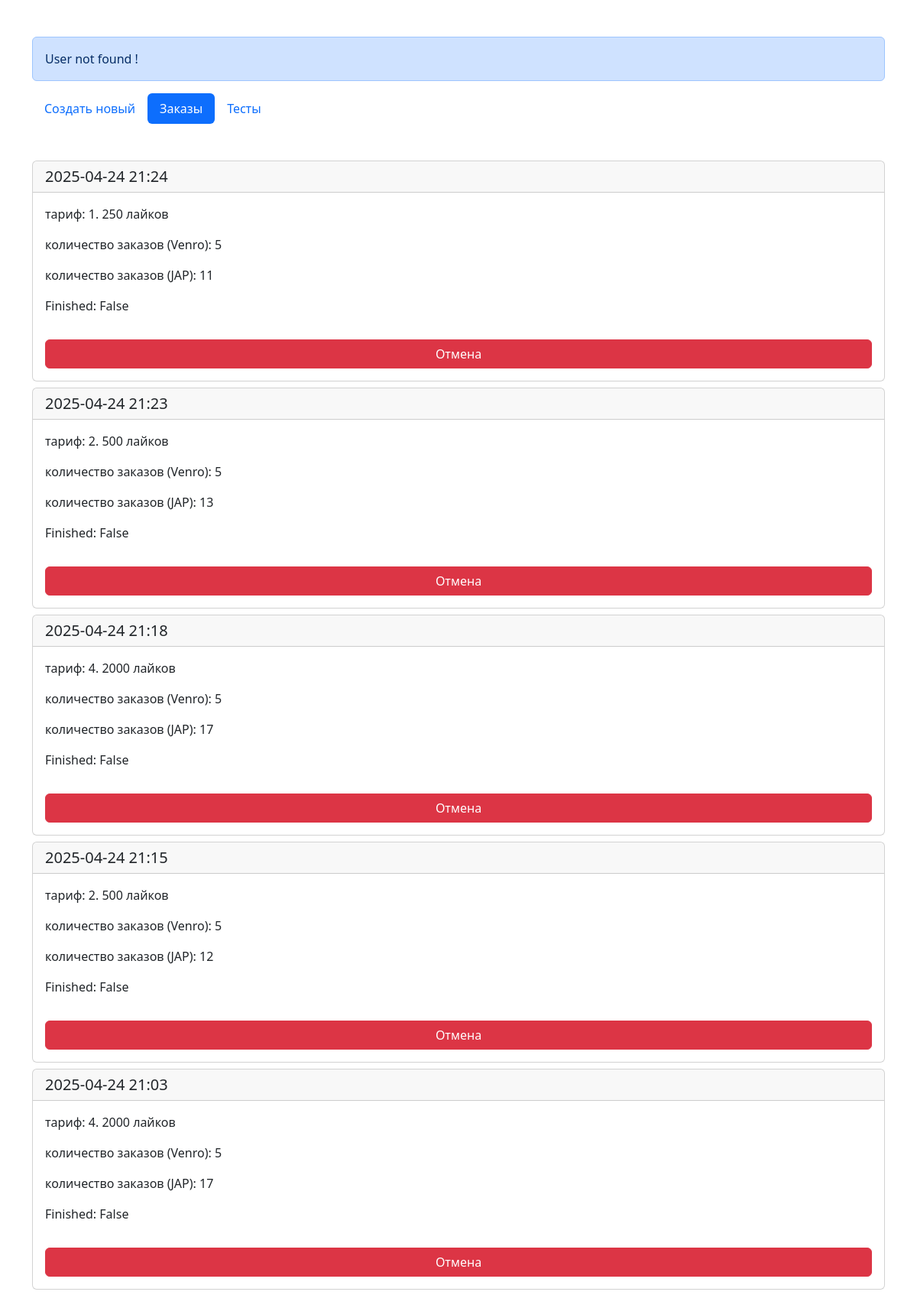
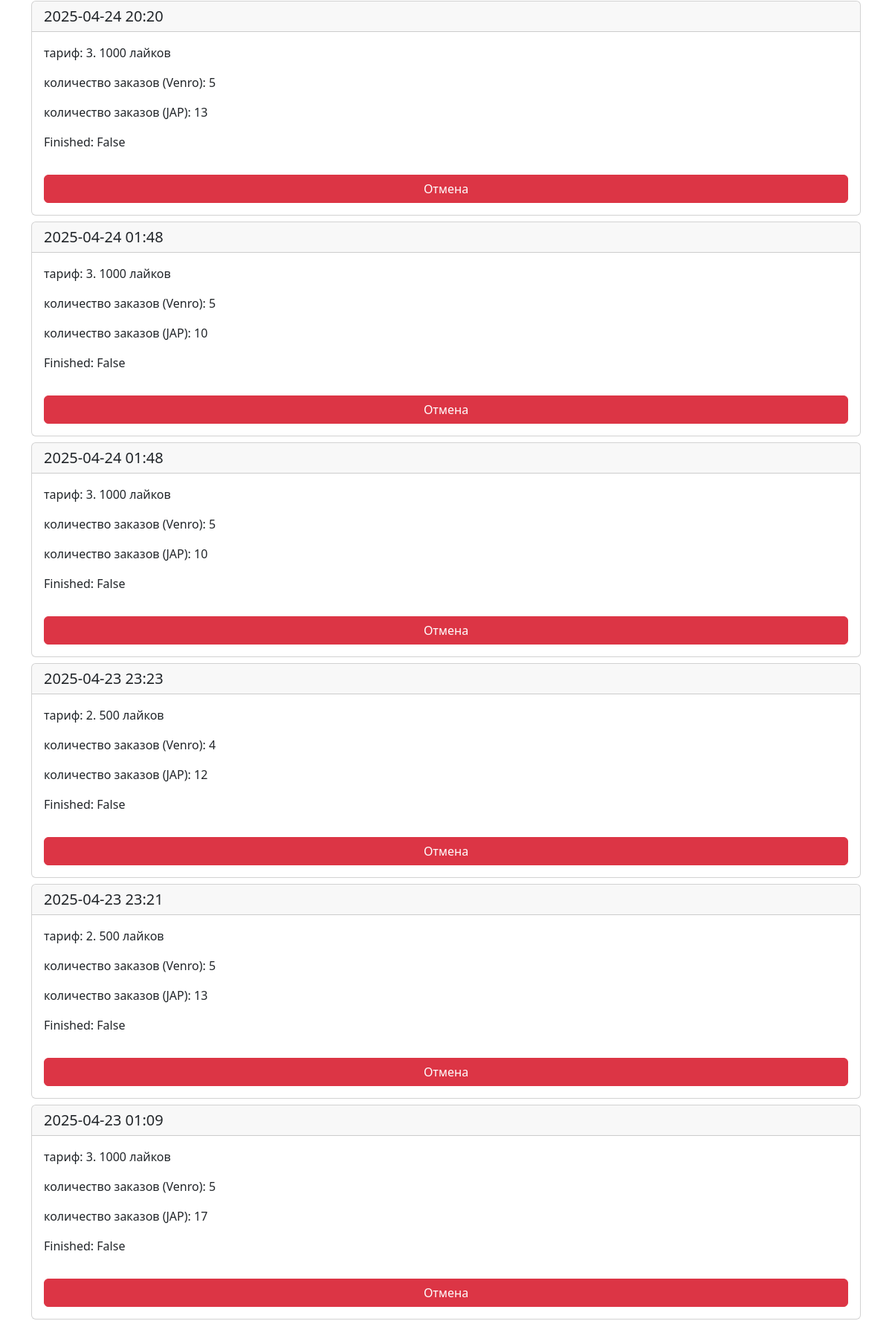
The page /app/orders/ (upper part) on the database its author committed (2 pictures, top to bottom).
### main/models.py (models this page shows, shortened)
class Order(models.Model):
    user = models.ForeignKey(User, on_delete=models.SET_NULL, blank=True, null=True)
    date = models.DateTimeField(auto_now_add=True, blank=True, null=True)
    tarif = models.ForeignKey(Tarif, on_delete=models.SET_NULL, blank=True, null=True)
    client = models.ForeignKey(Client, on_delete=models.SET_NULL, blank=True, null=True)
    link = models.TextField(blank=True, null=True)
    orders = models.TextField(blank=True, null=True)
    jap_orders = models.TextField(blank=True, null=True)
    for_test = models.BooleanField(default=False)
    publication = models.IntegerField("Публикаций", default=0)
    finished = models.BooleanField(default=False)
    @property
    def count_orders(self):
        orders = self.orders.split(',') if self.orders else ','
        return orders.__len__()-1
    @property
    def count_jap_orders(self):
        orders = self.jap_orders.split(',') if self.jap_orders else ','
        return orders.__len__()-1

class Tarif(models.Model):
    name = models.CharField("Название тарифа", max_length=250)
    like = models.IntegerField("Лайков", default=0)
    like_speed = models.IntegerField("Скорость. Лайков", default=0)
    coverage = models.IntegerField("Охват", default=0)
    coverage_speed = models.IntegerField("Скорость. Охват", default=0)
    saved = models.IntegerField("Сохраненные", default=0)
    saved_speed = models.IntegerField("Скорость. Сохраненные", default=0)
    views = models.IntegerField("Просмотров", default=0)
    jap_quantity = models.IntegerField("Quantity JAP", default=0)
    jap_runs = models.IntegerField("Runs JAP", default=0)
    jap_interval = models.IntegerField("Interval (in minutes) JAP", default=0)
    repost = models.IntegerField("Репост", default=0)
    repost_speed = models.IntegerField("Скорость. Репост", default=0)
    class Meta:
        verbose_name = "Тариф"
        verbose_name_plural = "Тарифы"
        ordering = ['name']

### main/views.py (the view)
# urls.py: path('orders/', orders, name='orders'),
def orders(request):
    orders = Order.objects.filter(for_test=False).order_by('-id')
    return render(request, 'orders.html', {'orders': orders})

### templates/orders.html (shortened to what this page needs)
<!DOCTYPE html>
<html lang="en">
<head>
    <link href="https://cdn.jsdelivr.net/npm/bootstrap@5.3.3/dist/css/bootstrap.min.css" rel="stylesheet">
</head>
<body>
    <div id="error" class="mt-5 container">
        <div class="alert alert-primary fade show" role="alert">
            User not found !
        </div>
    </div>
    <div class="container" id="main_content">
        <ul class="nav nav-pills mt-3">
            <li class="nav-item">
                <a class="nav-link" href="/app/">Создать новый</a>
            </li>
            <li class="nav-item">
                <a class="nav-link active" href="#">Заказы</a>
            </li>
            <li class="nav-item">
                <a class="nav-link" href="/app/test_orders/">Тесты</a>
            </li>
        </ul>
        <div class="cards mt-5">
            {% for order in orders %}
                <div class="card mb-2
                    ">
                    <h5 class="card-header">{{order.date|date:'Y-m-d H:i'}}</h5>
                    <div class="card-body">
                        <p class="card-text">тариф: {{order.tarif.name}}</p>
                        <p class="card-text">количество заказов (Venro): {{order.count_orders}}</p>
                        <p class="card-text">количество заказов (JAP): {{order.count_jap_orders}}</p>
                        <p class="card-text">Finished: {{order.finished}}</p>
                        <button type="button" class="btn btn-danger w-100 mt-3" data-bs-toggle="modal" data-bs-target="#exampleModal{{order.id}}">Отмена</button>
                    </div>
                </div>
            {% endfor %}
        </div>
    </div>
</body>
</html>

### rows shown on the page
Order: date "2025-04-24 21:24", tarif.name "1. 250 лайков", count_orders "5", count_jap_orders "11", finished "False"
Order: date "2025-04-24 21:23", tarif.name "2. 500 лайков", count_orders "5", count_jap_orders "13", finished "False"
Order: date "2025-04-24 21:18", tarif.name "4. 2000 лайков", count_orders "5", count_jap_orders "17", finished "False"
Order: date "2025-04-24 21:15", tarif.name "2. 500 лайков", count_orders "5", count_jap_orders "12", finished "False"
Order: date "2025-04-24 21:03", tarif.name "4. 2000 лайков", count_orders "5", count_jap_orders "17", finished "False"
Order: date "2025-04-24 20:20", tarif.name "3. 1000 лайков", count_orders "5", count_jap_orders "13", finished "False"
Order: date "2025-04-24 01:48", tarif.name "3. 1000 лайков", count_orders "5", count_jap_orders "10", finished "False"
Order: date "2025-04-24 01:48", tarif.name "3. 1000 лайков", count_orders "5", count_jap_orders "10", finished "False"
Order: date "2025-04-23 23:23", tarif.name "2. 500 лайков", count_orders "4", count_jap_orders "12", finished "False"
Order: date "2025-04-23 23:21", tarif.name "2. 500 лайков", count_orders "5", count_jap_orders "13", finished "False"
Order: date "2025-04-23 01:09", tarif.name "3. 1000 лайков", count_orders "5", count_jap_orders "17", finished "False"
